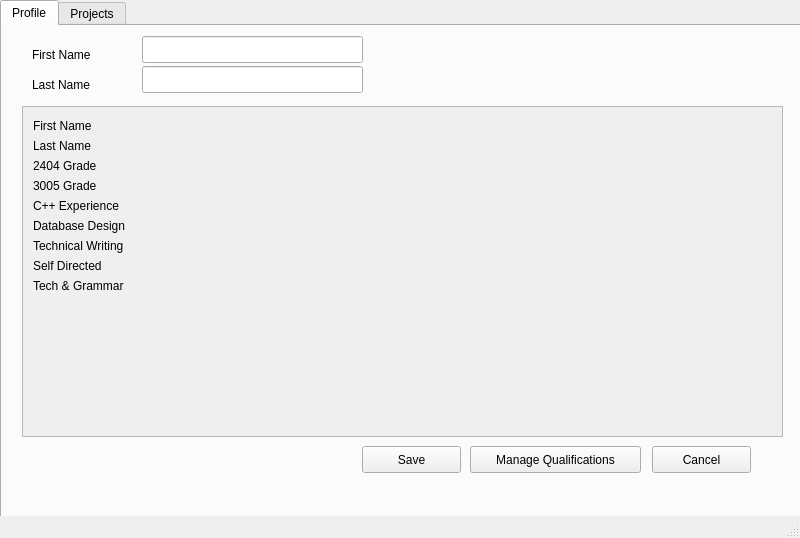
<?xml version="1.0" encoding="UTF-8"?>
<ui version="4.0">
 <class>StudentWindow</class>
 <widget class="QMainWindow" name="StudentWindow">
  <property name="geometry">
   <rect>
    <x>0</x>
    <y>0</y>
    <width>800</width>
    <height>538</height>
   </rect>
  </property>
  <property name="windowTitle">
   <string>cuPID</string>
  </property>
  <widget class="QWidget" name="centralwidget">
   <widget class="QTabWidget" name="tabWidget">
    <property name="geometry">
     <rect>
      <x>0</x>
      <y>0</y>
      <width>801</width>
      <height>541</height>
     </rect>
    </property>
    <property name="currentIndex">
     <number>0</number>
    </property>
    <widget class="QWidget" name="Tab_Profile">
     <attribute name="title">
      <string>Profile</string>
     </attribute>
     <widget class="QPushButton" name="pushButton">
      <property name="geometry">
       <rect>
        <x>360</x>
        <y>420</y>
        <width>99</width>
        <height>27</height>
       </rect>
      </property>
      <property name="text">
       <string>Save</string>
      </property>
     </widget>
     <widget class="QLineEdit" name="lineEdit">
      <property name="geometry">
       <rect>
        <x>140</x>
        <y>10</y>
        <width>221</width>
        <height>27</height>
       </rect>
      </property>
     </widget>
     <widget class="QLineEdit" name="lineEdit_2">
      <property name="geometry">
       <rect>
        <x>140</x>
        <y>40</y>
        <width>221</width>
        <height>27</height>
       </rect>
      </property>
     </widget>
     <widget class="QLabel" name="label_3">
      <property name="geometry">
       <rect>
        <x>30</x>
        <y>20</y>
        <width>101</width>
        <height>17</height>
       </rect>
      </property>
      <property name="text">
       <string>First Name</string>
      </property>
     </widget>
     <widget class="QLabel" name="label_4">
      <property name="geometry">
       <rect>
        <x>30</x>
        <y>50</y>
        <width>91</width>
        <height>17</height>
       </rect>
      </property>
      <property name="text">
       <string>Last Name</string>
      </property>
     </widget>
     <widget class="QPushButton" name="pushButton_5">
      <property name="geometry">
       <rect>
        <x>650</x>
        <y>420</y>
        <width>99</width>
        <height>27</height>
       </rect>
      </property>
      <property name="text">
       <string>Cancel</string>
      </property>
     </widget>
     <widget class="QPushButton" name="pushButton_6">
      <property name="geometry">
       <rect>
        <x>468</x>
        <y>420</y>
        <width>171</width>
        <height>27</height>
       </rect>
      </property>
      <property name="text">
       <string>Manage Qualifications</string>
      </property>
     </widget>
     <widget class="QLabel" name="status">
      <property name="geometry">
       <rect>
        <x>30</x>
        <y>80</y>
        <width>411</width>
        <height>17</height>
       </rect>
      </property>
      <property name="text">
       <string/>
      </property>
     </widget>
     <widget class="QScrollArea" name="scrollArea">
      <property name="geometry">
       <rect>
        <x>20</x>
        <y>80</y>
        <width>761</width>
        <height>331</height>
       </rect>
      </property>
      <property name="widgetResizable">
       <bool>true</bool>
      </property>
      <widget class="QWidget" name="scrollAreaWidgetContents">
       <property name="geometry">
        <rect>
         <x>0</x>
         <y>0</y>
         <width>759</width>
         <height>329</height>
        </rect>
       </property>
       <widget class="QLabel" name="label">
        <property name="geometry">
         <rect>
          <x>10</x>
          <y>10</y>
          <width>91</width>
          <height>17</height>
         </rect>
        </property>
        <property name="text">
         <string>First Name</string>
        </property>
       </widget>
       <widget class="QLabel" name="label_2">
        <property name="geometry">
         <rect>
          <x>10</x>
          <y>30</y>
          <width>91</width>
          <height>17</height>
         </rect>
        </property>
        <property name="text">
         <string>Last Name</string>
        </property>
       </widget>
       <widget class="QLabel" name="label_5">
        <property name="geometry">
         <rect>
          <x>10</x>
          <y>50</y>
          <width>91</width>
          <height>17</height>
         </rect>
        </property>
        <property name="text">
         <string>2404 Grade</string>
        </property>
       </widget>
       <widget class="QLabel" name="label_6">
        <property name="geometry">
         <rect>
          <x>10</x>
          <y>70</y>
          <width>91</width>
          <height>17</height>
         </rect>
        </property>
        <property name="text">
         <string>3005 Grade</string>
        </property>
       </widget>
       <widget class="QLabel" name="label_7">
        <property name="geometry">
         <rect>
          <x>10</x>
          <y>90</y>
          <width>121</width>
          <height>17</height>
         </rect>
        </property>
        <property name="text">
         <string>C++ Experience</string>
        </property>
       </widget>
       <widget class="QLabel" name="label_8">
        <property name="geometry">
         <rect>
          <x>10</x>
          <y>110</y>
          <width>121</width>
          <height>17</height>
         </rect>
        </property>
        <property name="text">
         <string>Database Design</string>
        </property>
       </widget>
       <widget class="QLabel" name="label_9">
        <property name="geometry">
         <rect>
          <x>10</x>
          <y>130</y>
          <width>121</width>
          <height>17</height>
         </rect>
        </property>
        <property name="text">
         <string>Technical Writing</string>
        </property>
       </widget>
       <widget class="QLabel" name="label_10">
        <property name="geometry">
         <rect>
          <x>10</x>
          <y>150</y>
          <width>121</width>
          <height>17</height>
         </rect>
        </property>
        <property name="text">
         <string>Self Directed</string>
        </property>
       </widget>
       <widget class="QLabel" name="label_11">
        <property name="geometry">
         <rect>
          <x>10</x>
          <y>170</y>
          <width>121</width>
          <height>17</height>
         </rect>
        </property>
        <property name="text">
         <string>Tech &amp; Grammar</string>
        </property>
       </widget>
      </widget>
     </widget>
    </widget>
    <widget class="QWidget" name="tab_Projects">
     <attribute name="title">
      <string>Projects</string>
     </attribute>
     <widget class="QPushButton" name="pushButton_joinProject">
      <property name="geometry">
       <rect>
        <x>370</x>
        <y>180</y>
        <width>51</width>
        <height>41</height>
       </rect>
      </property>
      <property name="text">
       <string>&gt;</string>
      </property>
     </widget>
     <widget class="QLabel" name="text_allProj">
      <property name="geometry">
       <rect>
        <x>60</x>
        <y>20</y>
        <width>131</width>
        <height>31</height>
       </rect>
      </property>
      <property name="font">
       <font>
        <pointsize>16</pointsize>
        <weight>75</weight>
        <bold>true</bold>
       </font>
      </property>
      <property name="text">
       <string>All Projects</string>
      </property>
     </widget>
     <widget class="QLabel" name="text_joinedProj">
      <property name="geometry">
       <rect>
        <x>480</x>
        <y>20</y>
        <width>161</width>
        <height>31</height>
       </rect>
      </property>
      <property name="font">
       <font>
        <pointsize>16</pointsize>
        <weight>75</weight>
        <bold>true</bold>
       </font>
      </property>
      <property name="text">
       <string>Joined Projects</string>
      </property>
     </widget>
     <widget class="QListWidget" name="allProjlistWidget">
      <property name="geometry">
       <rect>
        <x>50</x>
        <y>50</y>
        <width>256</width>
        <height>321</height>
       </rect>
      </property>
     </widget>
     <widget class="QListWidget" name="joinedProjlistWidget">
      <property name="geometry">
       <rect>
        <x>470</x>
        <y>50</y>
        <width>256</width>
        <height>321</height>
       </rect>
      </property>
     </widget>
     <widget class="QLabel" name="status2">
      <property name="geometry">
       <rect>
        <x>50</x>
        <y>416</y>
        <width>361</width>
        <height>21</height>
       </rect>
      </property>
      <property name="font">
       <font>
        <pointsize>12</pointsize>
        <weight>75</weight>
        <bold>true</bold>
       </font>
      </property>
      <property name="text">
       <string>...</string>
      </property>
     </widget>
    </widget>
   </widget>
  </widget>
  <widget class="QMenuBar" name="menubar">
   <property name="geometry">
    <rect>
     <x>0</x>
     <y>0</y>
     <width>800</width>
     <height>25</height>
    </rect>
   </property>
  </widget>
  <widget class="QStatusBar" name="statusbar"/>
 </widget>
 <resources/>
 <connections/>
</ui>
